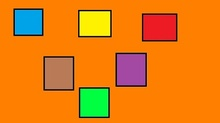
%> input picture im.jpg, 220 x 123 px, shrunk from 400 x 224 before the run
$ octave edge_detection_9.m   (GNU Octave 9; MATLAB toolbox functions it lacks are replaced by stand-ins)
%> lines starting %> are read from the running program, lines starting %| are printed output that depends on the picture
### edge_detecting.m
function new_img = edge_detecting(img, mask)


min_pix = 256;
max_pix = -1;
MAX_BRIGHTNESS = 255;

[r, c] = size(img);
new_img = zeros(r, c);

for i = 2:r-1
    for j = 2:c-1
        pixel_value = 0.0;
        for x = -1:1:1
            for y = -1:1:1
                pixel_value = pixel_value + mask( x+2, y+2 ) * img(i+x, j+y);
            end
        end
        if(pixel_value > max_pix)
            max_pix = pixel_value;
        end
        if pixel_value < min_pix
            min_pix = pixel_value;
        end
    end
end


for i = 2:r-1
    for j = 2:c-1
        pixel_value = 0.0;
        for x = -1:1:1
            for y = -1:1:1
                new_img(i, j) = new_img(i, j) + mask( x+2, y+2 ) * img(i+x, j+y);
            end
        end
        new_img(i, j) = MAX_BRIGHTNESS * ((new_img(i, j) - min_pix) / (max_pix - min_pix));
    end
end

### edge_detection_9.m
clear;
clc;

img = imread('im.jpg');
%> img is the input picture: size 123x220x3 uint8; mean R, G, B 226, 125.9, 19.7
img = rgb2gray(img);
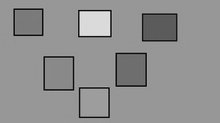
%> img: size 123x220 uint8; min 6, max 235, mean 143.8

sobel = [-1 0 1; -2 0 2; -1 0 1];
prewitt = [-1 0 1; -1 0 1; -1 0 1];
gaussian = [-1 2 -1; 2 4 2; -1 2 -1];

new_img_sobel = edge_detecting(img, sobel);
%> after the loop in edge_detecting, `for i = 2:r-1`: max_pix = 255; min_pix = 42
%> after the loop in edge_detecting, `for i = 2:r-1`:
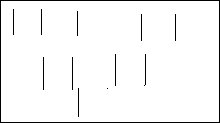
%> new_img: size 123x220 double; 96.4% white; black in thin lines or dots
new_img_prewitt = edge_detecting(img, prewitt);
%> after the loop in edge_detecting (call 2), `for i = 2:r-1`: new_img: size 123x220 double; 96.3% white; black in thin lines or dots
new_img_gaussian = edge_detecting(img, gaussian);
%> after the loop in edge_detecting (call 3), `for i = 2:r-1`: new_img: size 123x220 double; every value is 0

new_img_sobel = uint8(new_img_sobel);
%> new_img_sobel: size 123x220 uint8; 96.4% white; black in thin lines or dots
new_img_prewitt = uint8(new_img_prewitt);
%> new_img_prewitt: size 123x220 uint8; 96.3% white; black in thin lines or dots
new_img_gaussian = uint8(new_img_gaussian);
%> new_img_gaussian: size 123x220 uint8; every value is 0

figure, imshow(img);
figure, imshow(new_img_sobel);
figure, imshow(new_img_prewitt);
figure, imshow(new_img_gaussian);

$ run again, with im1.jpg copied over im.jpg
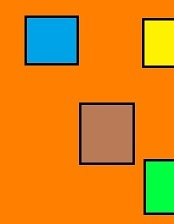
%> input picture im1.jpg, 174 x 224 px
%> img is the input picture: size 224x174x3 uint8; mean R, G, B 215.6, 132.6, 25
%> img: size 224x174 uint8
%> after the loop in edge_detecting, `for i = 2:r-1`: max_pix = 255; min_pix = 5
%> after the loop in edge_detecting, `for i = 2:r-1`:
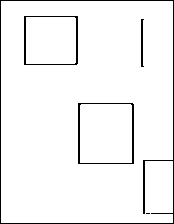
%> new_img: size 224x174 double; 95.6% white; black in thin lines or dots
%> after the loop in edge_detecting (call 3), `for i = 2:r-1`: min_pix = 72
%> after the loop in edge_detecting (call 3), `for i = 2:r-1`:
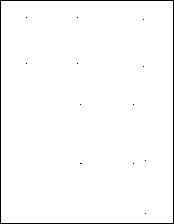
%> new_img: size 224x174 double; 97.9% white; black in thin lines or dots
%> new_img_sobel: size 224x174 uint8; 95.6% white; black in thin lines or dots
%> new_img_prewitt: size 224x174 uint8; 95.6% white; black in thin lines or dots
%> new_img_gaussian: size 224x174 uint8; 97.9% white; black in thin lines or dots

$ run again, with im2.jpg copied over im.jpg
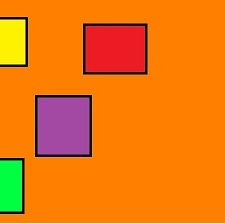
%> input picture im2.jpg, 225 x 224 px
%> img is the input picture: size 224x225x3 uint8; mean R, G, B 234.5, 121, 16.2
%> img: size 224x225 uint8
%> after the loop in edge_detecting, `for i = 2:r-1`: max_pix = 255; min_pix = 26
%> after the loop in edge_detecting, `for i = 2:r-1`:
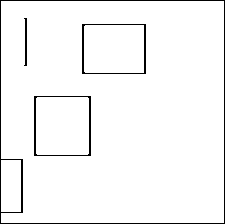
%> new_img: size 224x225 double; 96.4% white; black in thin lines or dots
%> after the loop in edge_detecting (call 3), `for i = 2:r-1`: min_pix = 104
%> after the loop in edge_detecting (call 3), `for i = 2:r-1`:
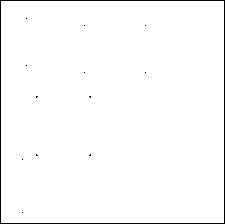
%> new_img: size 224x225 double; 98.2% white; black in thin lines or dots
%> new_img_sobel: size 224x225 uint8; 96.4% white; black in thin lines or dots
%> new_img_prewitt: size 224x225 uint8; 96.2% white; black in thin lines or dots
%> new_img_gaussian: size 224x225 uint8; 98.2% white; black in thin lines or dots
